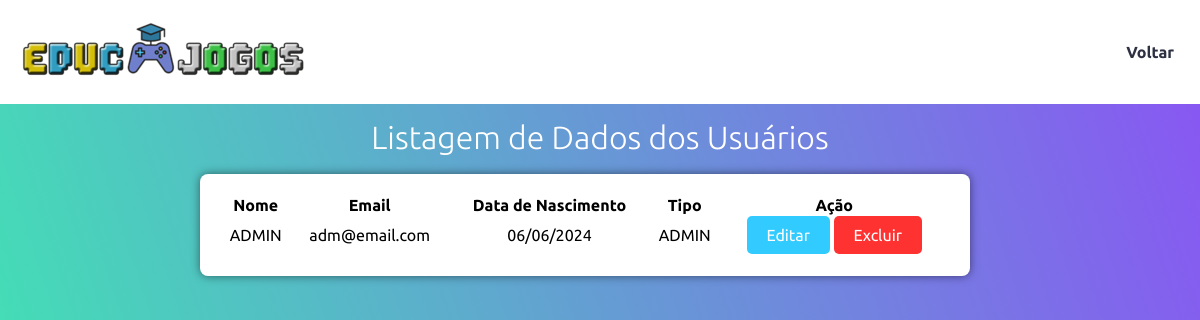
Page /crud_usuario/listar_usuario.php on the committed database.
### tables this page shows
CREATE TABLE `usuarios` (
  `id` int(11) NOT NULL,
  `nome` varchar(255) NOT NULL,
  `email` varchar(255) NOT NULL,
  `senha` varchar(255) NOT NULL,
  `data_nascimento` date NOT NULL,
  `tipo` enum('ADMIN','USUARIO') NOT NULL
);

### crud_usuario/listar_usuario.php (the view, shortened to what this page needs)
<?php
require '../conn/conexao.php';
$query_select = "SELECT id, nome, email, data_nascimento, tipo FROM usuarios;";
$stmt_select = $conn->query($query_select);
$jogos = $stmt_select->fetchAll(PDO::FETCH_ASSOC);
?>
<!DOCTYPE html>
<html lang="pt-br">
<head>
    <link href="../css/boot.css" rel="stylesheet" />
    <link href="../css/style.css" rel="stylesheet" />
    <link rel="stylesheet" href="../css/list_format.css">
    <link rel="stylesheet" href="../css/formulario.css">
</head>
<body>
    <header class="main_header">
        <div class="main_header_content">
            <a href="../pagina_adm.php" class="logo">
                <img src="../img/logo3.png" alt="Logo EDUC JOGOS">
            </a>
            <nav class="main_header_content_menu">
                <ul>
                    <li><a href="../opcao.php">Voltar</a></li>
                </ul>
            </nav>
        </div>
    </header>
    <div class="list_container">
        <h1>Listagem de Dados dos Usuários</h1>
        <br>
        <table width="770px">
            <tr>
                <th>Nome</th>
                <th>Email</th>
                <th>Data de Nascimento</th>
                <th>Tipo</th>
                <th>Ação</th>
            </tr>
            <?php foreach ($jogos as $row) { ?>
                <tr>
                    <td><?php echo htmlspecialchars($row['nome']); ?></td>
                    <td><?php echo htmlspecialchars($row['email']); ?></td>
                    <td><?php echo date('d/m/Y', strtotime($row['data_nascimento'])) ?></td>
                    <td><?php echo htmlspecialchars($row['tipo']); ?></td>
                    <td>
                        <button class="btn-color"><a href="editar_usuario.php?id=<?php echo $row['id']; ?>">Editar</a></button>
                        <form action="" method="post" style="display:inline;">
                            <button class="btn-color2" type="submit" name="excluir_usuario">Excluir</button>
                        </form>
                    </td>
                </tr>
            <?php } ?>
        </table>
    </div>
</body>
</html>

### css/boot.css (style rules this page uses)
* { padding: 0; margin: 0; box-sizing: border-box; text-decoration: none; font-size: 1em; font-family: 'Ubuntu', sans-serif; }

### css/style.css (style rules this page uses)
body { background: linear-gradient(72deg, #3DEBB0 1%, #8956F3 99%); }
.main_header { width: 100%; background: #fff; }
html { scroll-behavior: smooth; }
.main_header .main_header_content { max-width: 1300px; margin: 0 auto; display: flex; flex-wrap: wrap; }
.main_header .main_header_content .logo { flex-basis: 330px; padding: 20px; width: 290px; }
.main_header .main_header_content .main_header_content_menu { flex-basis: calc(100% - 330px); display: flex; justify-content: flex-end; }
.main_header_content_menu ul { display: flex; align-items: stretch; font-weight: 600; }
.main_header_content_menu ul li { list-style: none; display: flex; align-items: center; }
.main_header_content_menu ul li a { padding: 0 26px; display: flex; align-items: center; height: 100%; color: #2d3142; }

### css/list_format.css (style rules this page uses)
body { background: linear-gradient(72deg, #3DEBB0 1%, #8956F3 99%); background-size: 100% 100%; min-height: 100vh; }
.main_header { width: 100%; background: #fff; }
.main_header .main_header_content { max-width: 1300px; margin: 0 auto; display: flex; flex-wrap: wrap; }
.main_header .main_header_content .logo { flex-basis: 330px; padding: 20px; width: 290px; }
.main_header .main_header_content .main_header_content_menu { flex-basis: calc(100% - 330px); display: flex; justify-content: flex-end; }
.main_header_content_menu ul { display: flex; align-items: stretch; font-weight: 600; }
.main_header_content_menu ul li { list-style: none; display: flex; align-items: center; }
.main_header_content_menu ul li a { padding: 0 26px; display: flex; align-items: center; height: 100%; color: #2d3142; }
h1 { text-align: center; font-size: 2em; color: #fff; font-weight: 300; margin-top: 15px; }
form { display: flex; flex-wrap: wrap; }
button { background-color: #8956f3; border: none; color: #fff; font-size: 16px; padding: 10px 20px; border-radius: 5px; opacity: 0.8; cursor: pointer; }
button a { color: inherit; text-decoration: none; color: deepskyblue; }
.list_container { max-width: 100vh; margin: 0 auto; align-items: center; }
table { background-color: #fff; padding: 20px; border-radius: 8px; text-align: center; box-shadow: 0 0 10px rgba(0, 0, 0, 0.5); }

### css/formulario.css (style rules this page uses)
body { background: linear-gradient(72deg, #3DEBB0 1%, #8956F3 99%); background-size: 100% 100%; min-height: 100vh; }
.main_header { width: 100%; background: #fff; }
.main_header .main_header_content { max-width: 1300px; margin: 0 auto; display: flex; flex-wrap: wrap; }
.main_header .main_header_content .logo { flex-basis: 330px; padding: 20px; width: 290px; }
.main_header .main_header_content .main_header_content_menu { flex-basis: calc(100% - 330px); display: flex; justify-content: flex-end; }
.main_header_content_menu ul { display: flex; align-items: stretch; font-weight: 600; }
.main_header_content_menu ul li { list-style: none; display: flex; align-items: center; }
.main_header_content_menu ul li a { padding: 0 26px; display: flex; align-items: center; height: 100%; color: #2d3142; }
h1 { text-align: center; font-size: 2em; color: #fff; font-weight: 300; margin-top: 15px; }
form { display: flex; flex-wrap: wrap; }
button { background-color: #824ef2; border: none; color: #fff; font-size: 16px; padding: 10px 20px; border-radius: 5px; opacity: 0.8; cursor: pointer; }
button a { color: inherit; text-decoration: none; }
.btn-color { background-color: #00bfff; }
.btn-color2 { background-color: #ff0000; }

### rows in the picture
usuarios: nome "ADMIN", email "adm@email.com", data_nascimento "06/06/2024", tipo "ADMIN"
